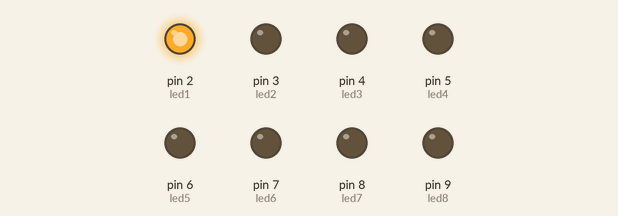
The sketch below on a simulated Arduino Uno, built with avr-gcc and run on an emulated ATmega328P. Shown: output pins drawn as LEDs (lit = HIGH).

Above: at 0.03 s.
At 0.33 s:
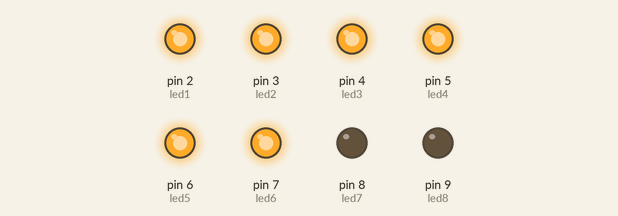
At 0.69 s:
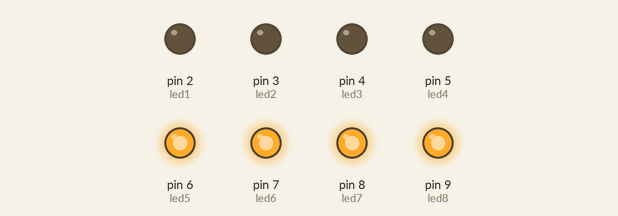
At 1.41 s:
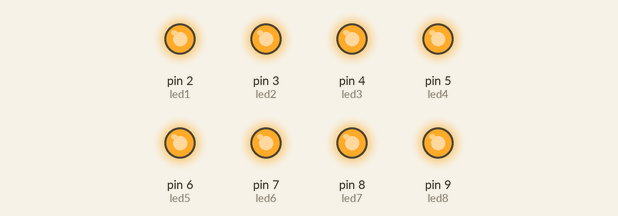
At 2.13 s:
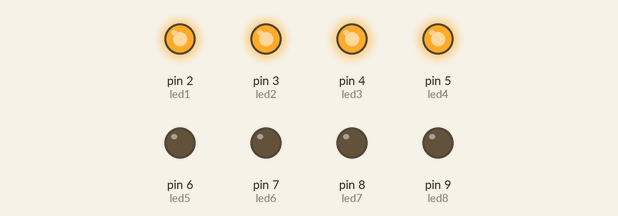
At 2.85 s:
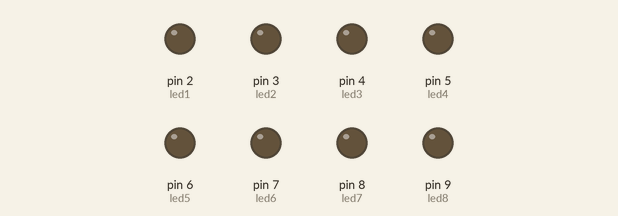
Timing chart, 0 to 3.1 s (numbered marks = the images above):
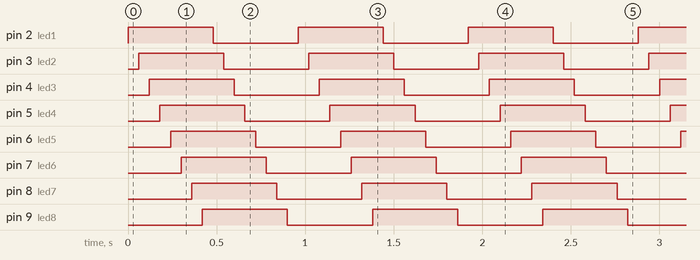

The sketch:

Bai5.ino
```cpp
int led1 = 2;
int led2 = 3;
int led3 = 4;
int led4 = 5;
int led5 = 6;
int led6 = 7;
int led7 = 8;
int led8 = 9;
void setup() {
  pinMode(led1, OUTPUT);
  pinMode(led2, OUTPUT);
  pinMode(led3, OUTPUT);
  pinMode(led4, OUTPUT);
  pinMode(led5, OUTPUT);
  pinMode(led6, OUTPUT);
  pinMode(led7, OUTPUT);
  pinMode(led8, OUTPUT);
}

void loop() {
  digitalWrite(led1, 1);
  delay(60);
  digitalWrite(led2, 1);
  delay(60);
  digitalWrite(led3, 1);
  delay(60);
  digitalWrite(led4, 1);
  delay(60);
  digitalWrite(led5, 1);
  delay(60);
  digitalWrite(led6, 1);
  delay(60);
  digitalWrite(led7, 1);
  delay(60);
  digitalWrite(led8, 1);
  delay(60);
  //
  digitalWrite(led1, 0);
  delay(60);
  digitalWrite(led2, 0);
  delay(60);
  digitalWrite(led3, 0);
  delay(60);
  digitalWrite(led4, 0);
  delay(60);
  digitalWrite(led5, 0);
  delay(60);
  digitalWrite(led6, 0);
  delay(60);
  digitalWrite(led7, 0);
  delay(60);
  digitalWrite(led8, 0);
  delay(60);
}
```

Measured:
- by itself, pin 2 (led1), pin 3 (led2), pin 4 (led3), pin 5 (led4), pin 6 (led5), pin 7 (led6), pin 8 (led7), pin 9 (led8): alternates HIGH for 0.48 s and LOW for 0.48 s
- by itself, everything shown: repeats every 0.96 s, in 16 steps
